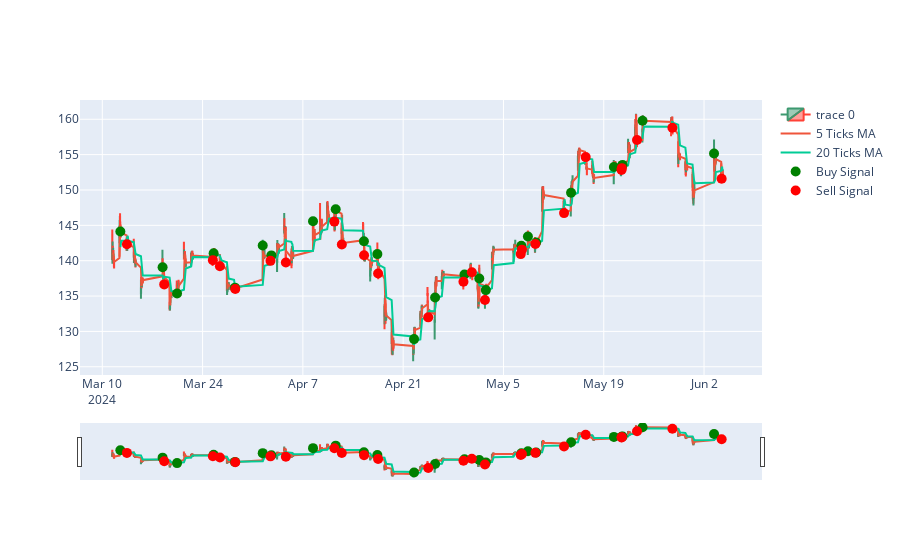

Notebook source saved alongside this figure:
### Code cell
# calculate profit and loss

tsm_data['buy_price'] = np.where(tsm_data['signal'] == 1, tsm_data['Close'], np.nan)
tsm_data['sell_price'] = np.where(tsm_data['signal'] == -1, tsm_data['Close'], np.nan)

tsm_data['buy_price'] = tsm_data['buy_price'].ffill()
tsm_data['sell_price'] = tsm_data['sell_price'].ffill()

tsm_data['PnL'] = tsm_data['sell_price'] - tsm_data['buy_price']

print(tsm_data['PnL'].sum())

# plot the profit and loss

fig = go.Figure(data=[go.Candlestick(x=tsm_data.index,
                open=tsm_data['Open'],
                high=tsm_data['High'],
                low=tsm_data['Low'],
                close=tsm_data['Close'])])

fig.add_trace(go.Scatter(x=tsm_data.index, y=tsm_data['Close'].rolling(window=5).mean(), name='5 Ticks MA'))
fig.add_trace(go.Scatter(x=tsm_data.index, y=tsm_data['Close'].rolling(window=20).mean(), name='20 Ticks MA'))

buy_signals = tsm_data[tsm_data['signal'] == 1]
sell_signals = tsm_data[tsm_data['signal'] == -1]

fig.add_trace(go.Scatter(x=buy_signals.index, y=buy_signals['Close'], mode='markers', marker=dict(color='green', size=10), name='Buy Signal'))
fig.add_trace(go.Scatter(x=sell_signals.index, y=sell_signals['Close'], mode='markers', marker=dict(color='red', size=10), name='Sell Signal'))

fig.show()

### Figure 1 — Plotly figure (JSON) as saved in the notebook; plotly's stock layout.template omitted (floating-point values rounded to 4 significant figures; data arrays with more than 128 entries replaced by an {"elided": "..."} marker saying what was removed)
{"data": [{"close": {"elided": "779 float values"}, "high": {"elided": "779 float values"}, "low": {"elided": "779 float values"}, "open": {"elided": "779 float values"}, "type": "candlestick", "x": {"elided": "779 str values"}}, {"name": "5 Ticks MA", "type": "scatter", "x": {"elided": "779 str values"}, "y": {"elided": "779 float values"}}, {"name": "20 Ticks MA", "type": "scatter", "x": {"elided": "779 str values"}, "y": {"elided": "779 float values"}}, {"marker": {"color": "green", "size": 10}, "mode": "markers", "name": "Buy Signal", "type": "scatter", "x": ["2024-03-12T12:30:00-04:00", "2024-03-18T10:00:00-04:00", "2024-03-20T10:30:00-04:00", "2024-03-25T13:00:00-04:00", "2024-03-28T12:30:00-04:00", "2024-04-01T09:30:00-04:00", "2024-04-02T14:30:00-04:00", "2024-04-08T10:00:00-04:00", "2024-04-11T14:00:00-04:00", "2024-04-15T12:30:00-04:00", "2024-04-17T09:30:00-04:00", "2024-04-22T12:30:00-04:00", "2024-04-25T11:00:00-04:00", "2024-04-29T13:30:00-04:00", "2024-05-01T15:00:00-04:00", "2024-05-02T13:00:00-04:00", "2024-05-07T12:00:00-04:00", "2024-05-08T10:00:00-04:00", "2024-05-09T13:30:00-04:00", "2024-05-14T10:30:00-04:00", "2024-05-20T10:00:00-04:00", "2024-05-21T12:00:00-04:00", "2024-05-21T15:00:00-04:00", "2024-05-24T10:00:00-04:00", "2024-06-03T09:30:00-04:00"], "y": [144.1, 139.1, 135.4, 141.0, 136.2, 142.2, 140.8, 145.6, 147.3, 142.8, 140.9, 128.9, 134.8, 138.1, 137.5, 135.8, 142.1, 143.4, 142.6, 149.6, 153.2, 153.4, 153.6, 159.8, 155.2]}, {"marker": {"color": "red", "size": 10}, "mode": "markers", "name": "Sell Signal", "type": "scatter", "x": ["2024-03-13T10:30:00-04:00", "2024-03-18T15:30:00-04:00", "2024-03-25T10:30:00-04:00", "2024-03-26T10:00:00-04:00", "2024-03-28T13:30:00-04:00", "2024-04-02T11:30:00-04:00", "2024-04-04T15:00:00-04:00", "2024-04-11T09:30:00-04:00", "2024-04-12T10:30:00-04:00", "2024-04-15T13:00:00-04:00", "2024-04-17T12:00:00-04:00", "2024-04-24T12:00:00-04:00", "2024-04-29T10:00:00-04:00", "2024-04-30T14:00:00-04:00", "2024-05-02T10:00:00-04:00", "2024-05-07T10:00:00-04:00", "2024-05-07T14:00:00-04:00", "2024-05-09T11:00:00-04:00", "2024-05-13T11:00:00-04:00", "2024-05-16T11:30:00-04:00", "2024-05-21T11:30:00-04:00", "2024-05-21T12:30:00-04:00", "2024-05-23T15:30:00-04:00", "2024-05-28T14:00:00-04:00", "2024-06-04T11:00:00-04:00"], "y": [142.3, 136.6, 140.1, 139.2, 136.0, 140.0, 139.7, 145.5, 142.3, 140.8, 138.2, 132.0, 137.0, 138.4, 134.4, 140.9, 141.6, 142.4, 146.7, 154.6, 152.8, 153.1, 157.1, 158.8, 151.6]}], "layout": {}}
